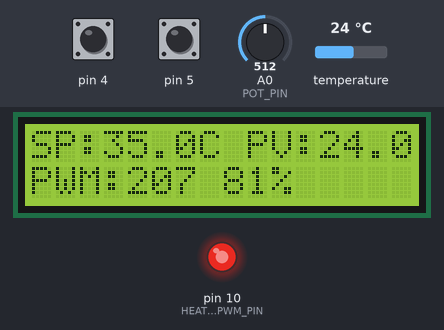
Simulated run of this program. Board: Arduino Mega 2560, built with avr-gcc and run on an emulated ATmega2560. Shown: 16×2 character LCD, output pins drawn as LEDs (lit = HIGH). The test bench sets the inputs (shaded band); at power-on: temperature 24 °C, A0 (POT_PIN) = 512, pin 4 HIGH, pin 5 HIGH. What the program prints to the serial monitor is not drawn.

Above: at 2.4 s.
2.5 s: temperature set to 28 °C
At 3.4 s:
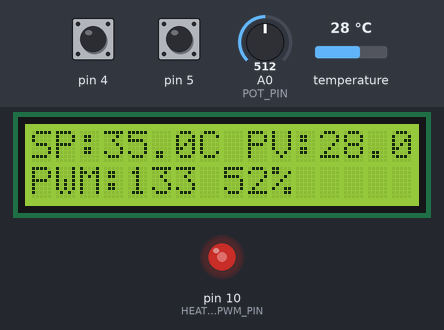
6.6 s: A0 (POT_PIN) set to 306
At 8.4 s:
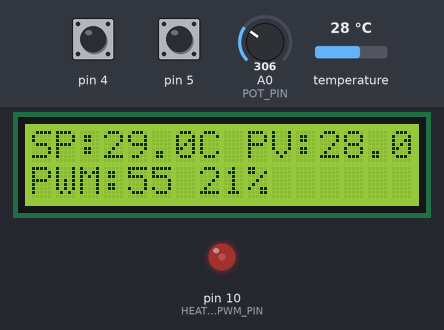
10.7 s: pin 4 pulled LOW for 1 s
At 12.6 s:
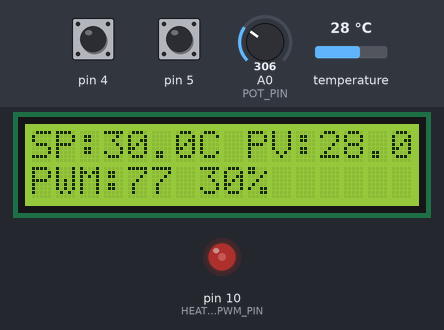
15.8 s: temperature set to 33 °C
At 17.6 s:
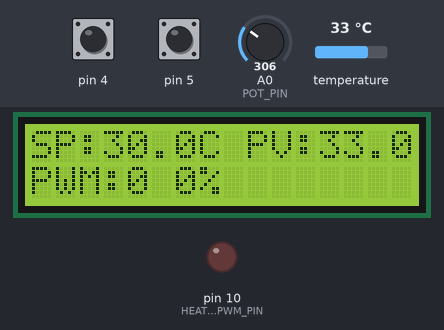
18.2 s: A0 (POT_PIN) set to 337
At 20.5 s:
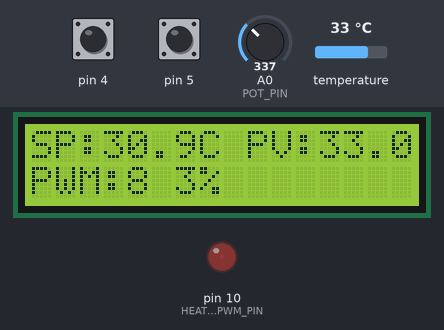
22.2 s: pin 5 pulled LOW for 1 s
At 24.1 s:
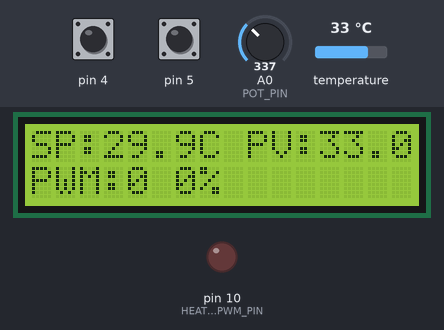
Timing chart, 0 to 25.6 s (numbered marks = the images above; inputs shaded):
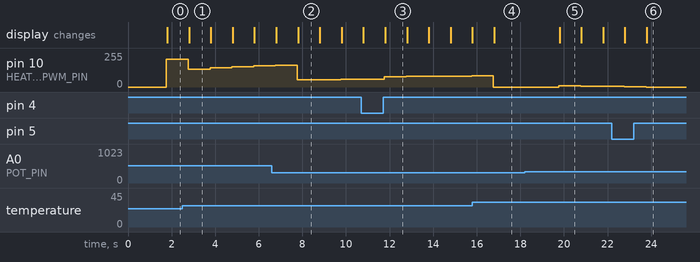

The program:

main.cpp
```cpp
#include <Arduino.h>

#include "control/PIDController.h"
#include "display/DisplayManager.h"
#include "input/InputManager.h"
#include "sensor/TemperatureSensor.h"
#include "actuator/HeaterOutput.h"

constexpr uint8_t TEMP_PIN = 8;
constexpr uint8_t POT_PIN = A0;
constexpr uint8_t BTN_UP = 4;
constexpr uint8_t BTN_DOWN = 5;
constexpr uint8_t HEATER_PWM_PIN = 10;

constexpr unsigned long SAMPLE_MS = 1000;

void setup() {
    Serial.begin(9600);

    TemperatureSensorInit(TEMP_PIN);
    InputManagerInit(POT_PIN, BTN_UP, BTN_DOWN);
    DisplayManagerInit();
    HeaterOutputInit(HEATER_PWM_PIN);

    PIDControllerInit(18.0, 0.8, 2.0, SAMPLE_MS);

    Serial.println(F("SetPoint_C\tTemperature_C\tOutput_PWM"));
}

void loop() {
    static unsigned long lastSample = 0;

    const unsigned long now = millis();

    if (now - lastSample >= SAMPLE_MS) {
        lastSample = now;

        const float setPoint = InputManagerGetSetpoint();
        const float temperature = TemperatureSensorReadC();

        if (temperature < -50.0f || temperature > 125.0f) {
            HeaterOutputSet(0);
            DisplayManagerShowError();

            Serial.println(F("0\t0\t0"));

            return;
        }

        const float output = PIDControllerCompute(setPoint, temperature);

        const int pwm = constrain((int)(output + 0.5f), 0, 255);

        HeaterOutputSet(pwm);
        DisplayManagerShow(setPoint, temperature, pwm);

        Serial.print(setPoint, 1);
        Serial.print('\t');

        Serial.print(temperature, 1);
        Serial.print('\t');

        Serial.println(pwm);
    }
}
```

HeaterOutput.cpp
```cpp
#include "HeaterOutput.h"
#include <Arduino.h>

static uint8_t outputPin;

void HeaterOutputInit(uint8_t pwmPin) {
    outputPin = pwmPin;

    pinMode(outputPin, OUTPUT);
    analogWrite(outputPin, 0);
}

void HeaterOutputSet(int pwm) {
    analogWrite(outputPin, constrain(pwm, 0, 255));
}
```

HeaterOutput.h
```cpp
#pragma once

#include <stdint.h>

void HeaterOutputInit(uint8_t pwmPin);
void HeaterOutputSet(int pwm);
```

PIDController.cpp
```cpp
#include "PIDController.h"
#include <Arduino.h>

static float Kp, Ki, Kd;
static float integral = 0.0f;
static float previousMeasurement = 0.0f;
static float outputMin = 0.0f, outputMax = 255.0f;
static float dtSeconds = 1.0f;
static bool firstRun = true;

void PIDControllerInit(float kp, float ki, float kd, unsigned long sampleMs) {
    Kp = kp;
    Ki = ki;
    Kd = kd;

    dtSeconds = sampleMs / 1000.0f;

    if (dtSeconds <= 0.0f) {
        dtSeconds = 1.0f;
    }

    integral = 0.0f;
    previousMeasurement = 0.0f;
    firstRun = true;
}

float PIDControllerCompute(float setPoint, float measuredValue) {
    const float error = setPoint - measuredValue;
    const float proportional = Kp * error;

    float derivative = 0.0f;

    if (!firstRun) {
        derivative = -(measuredValue - previousMeasurement) / dtSeconds;
    }

    previousMeasurement = measuredValue;
    firstRun = false;

    const float candidateIntegral = integral + error * dtSeconds;
    const float candidateOutput = proportional + Ki * candidateIntegral + Kd * derivative;

    if ((candidateOutput >= outputMin && candidateOutput <= outputMax) ||
        (candidateOutput > outputMax && error < 0.0f) ||
        (candidateOutput < outputMin && error > 0.0f)) {

        integral = constrain(candidateIntegral, -100.0f, 100.0f);
    }

    return constrain(proportional + Ki * integral + Kd * derivative,
                     outputMin, outputMax);
}
```

PIDController.h
```cpp
#pragma once

void PIDControllerInit(float kp, float ki, float kd, unsigned long sampleMs);
float PIDControllerCompute(float setPoint, float measuredValue);
```

DisplayManager.cpp
```cpp
#include "DisplayManager.h"
#include <Arduino.h>
#include <Wire.h>
#include <LiquidCrystal_I2C.h>

static LiquidCrystal_I2C lcd(0x27, 16, 2);

void DisplayManagerInit() {
    lcd.init();
    lcd.backlight();
    lcd.clear();

    lcd.setCursor(0, 0);
    lcd.print("PID Temperature");

    lcd.setCursor(0, 1);
    lcd.print("Initializing...");

    delay(800);
}

void DisplayManagerShow(float setPoint, float temperature, int pwm) {
    lcd.setCursor(0, 0);
    lcd.print("SP:");
    lcd.print(setPoint, 1);
    lcd.print("C PV:");
    lcd.print(temperature, 1);
    lcd.print("  ");

    lcd.setCursor(0, 1);
    lcd.print("PWM:");
    lcd.print(pwm);
    lcd.print(" ");
    lcd.print((pwm * 100) / 255);
    lcd.print("%       ");
}

void DisplayManagerShowError() {
    lcd.clear();

    lcd.setCursor(0, 0);
    lcd.print("SENSOR ERROR!");

    lcd.setCursor(0, 1);
    lcd.print("Check DS18B20");
}
```

DisplayManager.h
```cpp
#pragma once

void DisplayManagerInit();
void DisplayManagerShow(float setPoint, float temperature, int pwm);
void DisplayManagerShowError();
```

InputManager.cpp
```cpp
#include "InputManager.h"
#include <Arduino.h>

static uint8_t potPin, upPin, downPin;
static int offsetC = 0;
static unsigned long lastUp = 0, lastDown = 0;
static bool previousUp = HIGH, previousDown = HIGH;

void InputManagerInit(uint8_t pot, uint8_t up, uint8_t down) {
    potPin = pot;
    upPin = up;
    downPin = down;

    pinMode(upPin, INPUT_PULLUP);
    pinMode(downPin, INPUT_PULLUP);
}

float InputManagerGetSetpoint() {
    const unsigned long now = millis();

    const bool upState = digitalRead(upPin);
    const bool downState = digitalRead(downPin);

    if (previousUp == HIGH && upState == LOW && now - lastUp > 180) {
        offsetC += 1;
        lastUp = now;
    }

    if (previousDown == HIGH && downState == LOW && now - lastDown > 180) {
        offsetC -= 1;
        lastDown = now;
    }

    previousUp = upState;
    previousDown = downState;

    const float potSetpoint = 20.0f + (analogRead(potPin) * 30.0f / 1023.0f);

    return constrain(potSetpoint + offsetC, 20.0f, 50.0f);
}
```

InputManager.h
```cpp
#pragma once

#include <stdint.h>

void InputManagerInit(uint8_t potPin, uint8_t upPin, uint8_t downPin);
float InputManagerGetSetpoint();
```

TemperatureSensor.cpp
```cpp
#include "TemperatureSensor.h"
#include <Arduino.h>
#include <OneWire.h>
#include <DallasTemperature.h>

static OneWire* oneWireBus = nullptr;
static DallasTemperature* temperatureSensor = nullptr;

void TemperatureSensorInit(uint8_t dataPin) {
    oneWireBus = new OneWire(dataPin);
    temperatureSensor = new DallasTemperature(oneWireBus);

    temperatureSensor->begin();
}

float TemperatureSensorReadC() {
    if (temperatureSensor == nullptr) {
        return DEVICE_DISCONNECTED_C;
    }

    temperatureSensor->requestTemperatures();

    return temperatureSensor->getTempCByIndex(0);
}
```

TemperatureSensor.h
```cpp
#pragma once

#include <stdint.h>

void TemperatureSensorInit(uint8_t dataPin);
float TemperatureSensorReadC();
```

Measured:
- after the input at 18.2 s, pin 10 (HEATER_PWM_PIN): 0/255 → 8/255 after 1.6 s, → 6/255 1.0 s later, → 5/255 1.0 s later; the display: changes after 1.6 s (image 5)
- what the display in image 1 shows lasts 1.0 s, from 2.8 s to 3.8 s
